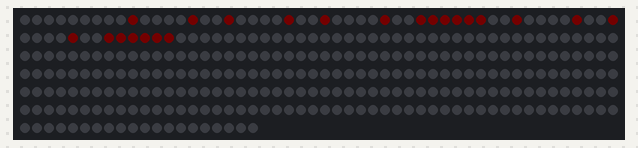
Bench run of a sketch on a simulated ESP8266 (NodeMCU). Shown: 320 RGB LEDs in strip order, left to right, continuing on the next row. Dim RGB values are drawn brighter than linear.

Above: at 0.1 s.

The sketch:

a-character.ino
```cpp
#include <Adafruit_DotStar.h>
#include <SPI.h>

#define NUM_LEDS_PER_FACE 64  // 1面あたりのLED数 (8x8)
#define NUM_FACES 5           // 5面
#define NUM_LEDS (NUM_LEDS_PER_FACE * NUM_FACES)  // 総LED数

#define DATA_PIN D10
#define CLOCK_PIN D8

Adafruit_DotStar strip(NUM_LEDS, DATA_PIN, CLOCK_PIN, DOTSTAR_BGR);

// 各面の回転角度（0, 90, 180, 270）
int orientation[NUM_FACES] = {180, 180, 180, 180, 0};

// 折り返し配置を考慮したLEDインデックスの計算
int mapLED(int x, int y, int face) {
    int mappedX = x;
    int mappedY = y;

    // 各面の回転処理
    switch (orientation[face]) {
        case 90:
            mappedX = y;
            mappedY = 7 - x;
            break;
        case 180:
            mappedX = 7 - x;
            mappedY = 7 - y;
            break;
        case 270:
            mappedX = 7 - y;
            mappedY = x;
            break;
    }

    // 折り返し配置（ジグザグマトリクス処理）
    int index;
    if (mappedY % 2 == 0) {
        index = mappedY * 8 + mappedX;
    } else {
        index = mappedY * 8 + (7 - mappedX);
    }

    return face * NUM_LEDS_PER_FACE + index;  // 面ごとのオフセット
}

void setup() {
    Serial.begin(115200);
    strip.begin();
    strip.show();  // すべての LED をオフ
}

void loop() {
    // "A" の 8x8 マトリクスデータ（1: 点灯, 0: 消灯）
    const uint8_t letterA[8][8] = {
        {0, 1, 1, 1, 1, 1, 1, 0},
        {0, 1, 0, 0, 0, 0, 1, 0},
        {0, 1, 0, 0, 0, 0, 1, 0},
        {0, 1, 1, 1, 1, 1, 1, 0},
        {0, 1, 0, 0, 0, 0, 1, 0},
        {0, 1, 0, 0, 0, 0, 1, 0},
        {0, 1, 0, 0, 0, 0, 1, 0},
        {0, 0, 0, 0, 0, 0, 0, 0}
    };

    // 各面に "A" を順番に表示
    for (int face = 0; face < NUM_FACES; face++) {
        strip.clear();

        for (int y = 0; y < 8; y++) {
            for (int x = 0; x < 8; x++) {
                int ledIndex = mapLED(x, y, face);
                if (letterA[y][x] == 1) {
                    strip.setPixelColor(ledIndex, strip.Color(1, 0, 0)); // 白色で表示
                }
            }
        }

        strip.show();
        delay(1000);  // 1秒ごとに次の面に移動

    }
}
```
